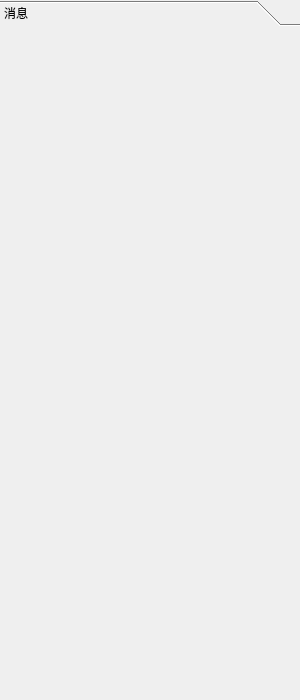
<?xml version="1.0" encoding="UTF-8"?>
<ui version="4.0">
 <class>login</class>
 <widget class="QWidget" name="login">
  <property name="geometry">
   <rect>
    <x>0</x>
    <y>0</y>
    <width>300</width>
    <height>700</height>
   </rect>
  </property>
  <property name="windowTitle">
   <string>Form</string>
  </property>
  <layout class="QVBoxLayout" name="verticalLayout_3">
   <property name="leftMargin">
    <number>0</number>
   </property>
   <property name="topMargin">
    <number>0</number>
   </property>
   <property name="rightMargin">
    <number>0</number>
   </property>
   <property name="bottomMargin">
    <number>9</number>
   </property>
   <item>
    <widget class="QToolBox" name="toolBox">
     <property name="currentIndex">
      <number>0</number>
     </property>
     <widget class="QWidget" name="page_2">
      <property name="geometry">
       <rect>
        <x>0</x>
        <y>0</y>
        <width>300</width>
        <height>669</height>
       </rect>
      </property>
      <attribute name="label">
       <string>消息</string>
      </attribute>
      <layout class="QVBoxLayout" name="verticalLayout_2">
       <property name="leftMargin">
        <number>0</number>
       </property>
       <property name="topMargin">
        <number>0</number>
       </property>
       <property name="rightMargin">
        <number>0</number>
       </property>
       <property name="bottomMargin">
        <number>0</number>
       </property>
       <item>
        <widget class="QWidget" name="widget" native="true">
         <layout class="QVBoxLayout" name="vlayout">
          <property name="leftMargin">
           <number>0</number>
          </property>
          <property name="topMargin">
           <number>0</number>
          </property>
          <property name="rightMargin">
           <number>0</number>
          </property>
          <property name="bottomMargin">
           <number>0</number>
          </property>
         </layout>
        </widget>
       </item>
      </layout>
     </widget>
    </widget>
   </item>
  </layout>
 </widget>
 <resources/>
 <connections/>
</ui>
